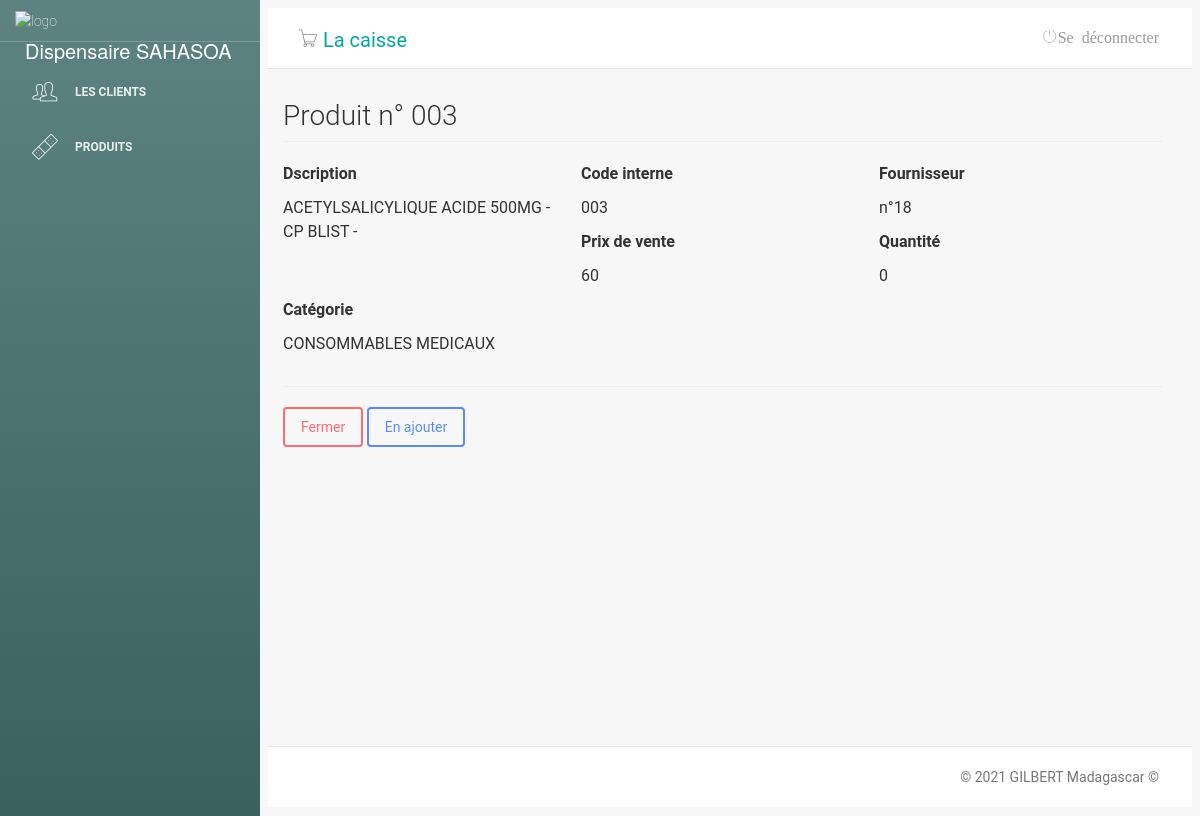
/main.php?pg=visualizar-produto&id=21, run on an earlier commit of the app's database.
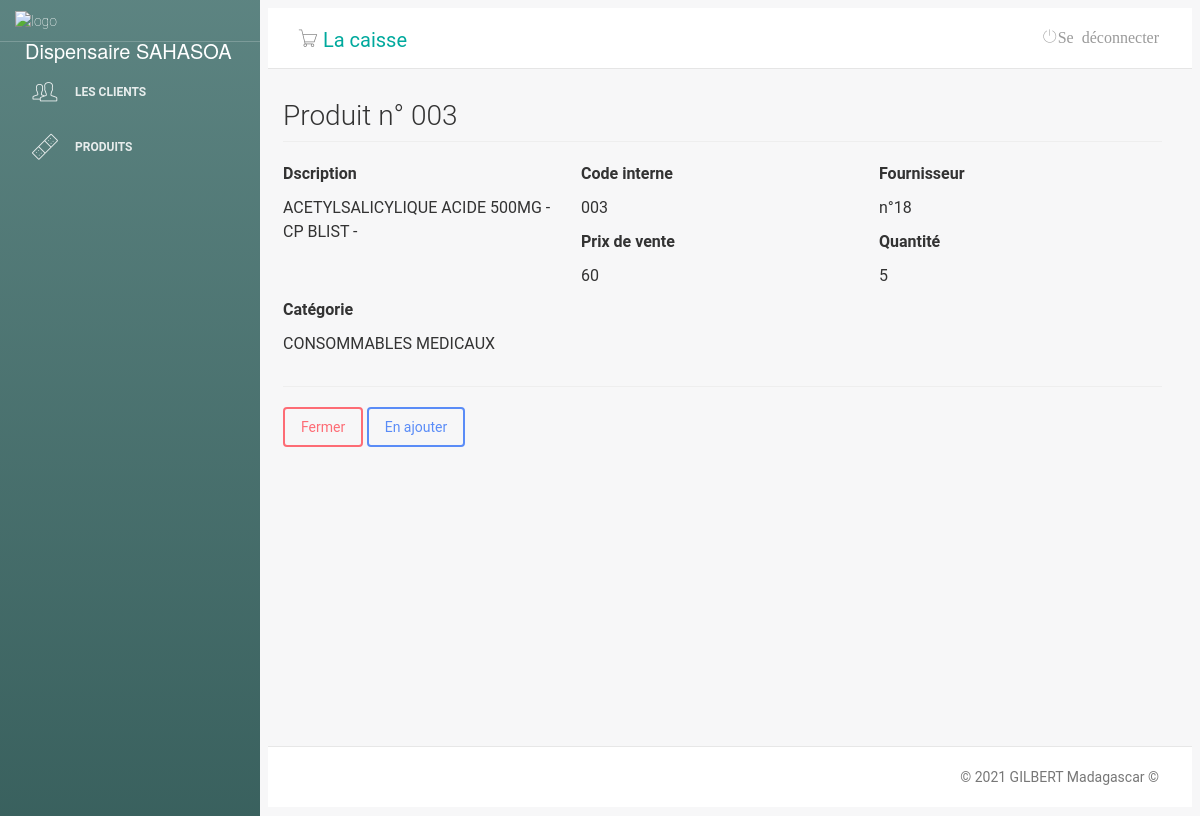
And on a later commit of the database.
### tables this page shows
CREATE TABLE "tb_produtos" (
	"id"	INTEGER,
	"descricao"	varchar(55),
	"codInterno"	TEXT,
	"codBarras"	int(11),
	"fornecedor"	int(11),
	"custo"	NUMERIC,
	"venda"	NUMERIC,
	"principio"	varchar(55),
	"quantidade"	int(11),
	"benefice"	NUMERIC,
	PRIMARY KEY("id" AUTOINCREMENT)
);

### visualizar-produto.php (the view, shortened to what this page needs)
<?php
include ('classes/Mysql.php');
$id=$_GET['id'];
$sql= $db->prepare("SELECT * FROM `tb_produtos` where id=$id");
$sql->execute();
$produto= $sql->fetch();
?>
<h3 class="page-header">Produit n° <?php echo $produto['codInterno']?></h3>
<div class="row">
    <div class="col-md-4">
        <p><strong>Dscription</strong></p>
        <p><?php echo $produto['descricao']?></p>
    </div>
    <div class="col-md-4">
        <p><strong>Code interne</strong></p>
        <p><?php echo $produto['codInterno']?></p>
    </div>
    <div class="col-md-4">
        <p><strong>Fournisseur</strong></p>
        <p><?php echo "n°".$produto['fornecedor']?></p>
    </div>
    <div class="col-md-4">
        <p><strong>Prix de vente</strong></p>
        <p><?php echo $produto['venda']?></p>
    </div>
    <div class="col-md-4">
        <p><strong>Quantité</strong></p>
        <p><?php echo $produto['quantidade']?></p>
    </div>
    <div class="col-md-4">
        <p><strong>Catégorie</strong></p>
        <p><?php echo $produto['principio']?></p>
    </div>
</div>
<hr />
<div id="actions" class="row">
    <div class="col-md-12">
        <a href="?pg=produtos" class="btn btn-danger">Fermer</a>
        <a href="?pg=quick-add&id=<?php echo $produto['id']?>" class="btn btn-primary">En ajouter</a>
    </div>
</div>
<br>

What changed in the data, as far as the page shows it:
changed tb_produtos "ACETYLSALICYLIQUE ACIDE 500MG - CP BLIST -": quantidade "0" → "5"
